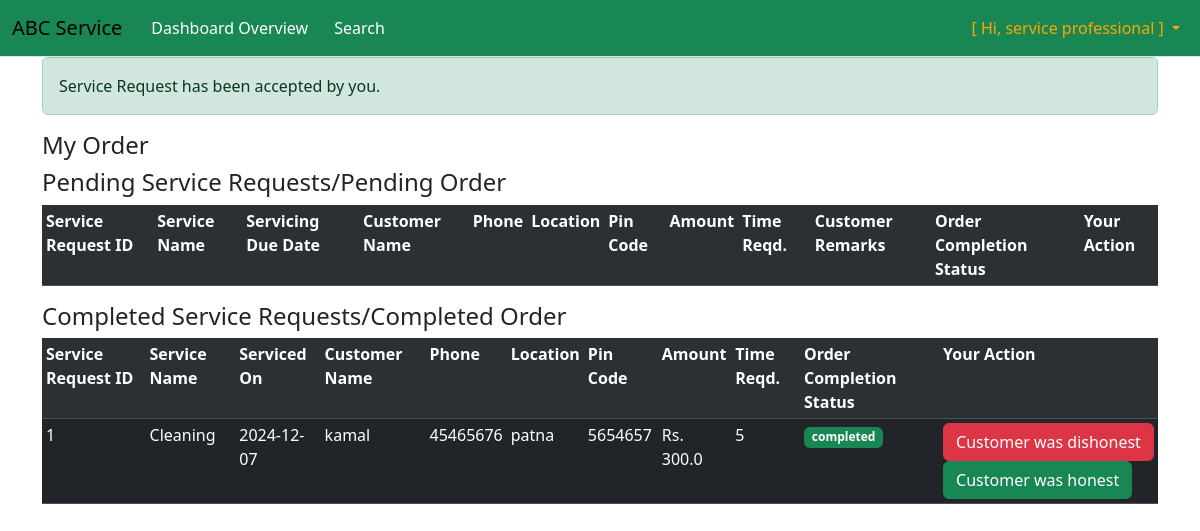
The page /accept_service_request_route/1 (signed in) on the database its author committed.
### backend_dir/model.py (models this page shows)
class clsServiceRequests(db.Model):
    __tablename__ = 'tblServiceRequests'
    service_request_id_col = db.Column(db.Integer, primary_key=True, autoincrement=True)
    customer_id_col = db.Column(db.Integer, db.ForeignKey('tblCustomers.customer_id_col'), nullable=False)
    service_professional_id_col=db.Column(db.Integer, db.ForeignKey('tblServiceProfessionals.serviceProfessional_id_col'), nullable=False)
    service_id_col = db.Column(db.Integer, db.ForeignKey('tblServices.service_id_col'), nullable=False)
    date_of_service_wanted_col = db.Column(db.String, nullable=False)
    completion_status_col = db.Column(db.String(50), default='not completed')  # Pending, In Progress, Completed
    customers_remarks_instruction_col = db.Column(db.Text, nullable=True)
    is_accepted_by_service_professional_col=db.Column(db.Boolean)
    customers_table = db.relationship(
                                        "clsCustomers",
                                        back_populates="service_requests_table",
                                        uselist=False,
                                        lazy=True,
                                        cascade="all"
                                    )
    services_table = db.relationship(
                                        "clsServices",
                                        back_populates="service_requests_table",
                                        uselist=False,
                                        lazy=True,
                                        cascade="all"
                                    )
    service_professionals_table = db.relationship(
                                        "clsServiceProfessionals",
                                        back_populates="service_requests_table",
                                        uselist=False,
                                        lazy=True,
                                        cascade="all"
                                    )
    review_rating_table = db.relationship(
                                            'clsReviewRating',
                                            back_populates='service_request_table',
                                            lazy=True,
                                            uselist=True  # Allow multiple reviews for each service request
                                        )

class clsServices(db.Model):
    __tablename__ = 'tblServices'
    service_id_col = db.Column(db.Integer, primary_key=True, autoincrement=True)
    service_name_col = db.Column(db.String(150), nullable=False, unique=True)
    base_price_col = db.Column(db.Float, nullable=False)
    time_required_col = db.Column(db.Integer)
    description_col = db.Column(db.Text)
    service_professional_table = db.relationship(
                                                    "clsServiceProfessionals",
                                                    back_populates="services_table",
                                                    uselist=False, # forces 1-to-1
                                                    lazy=True,
                                                    cascade="all"
                                                )
    cart_table = db.relationship(
                                    "clsCart",
                                    back_populates="services_table",  # Link to the services_table in clsCart
                                    lazy=True,
                                    uselist=True,
                                    cascade="all"
                                )
    service_requests_table = db.relationship(
                                                "clsServiceRequests",
                                                back_populates="services_table",
                                                uselist=False,
                                                cascade="all",
                                                lazy=True
                                            )

class clsUsers(db.Model):
    __tablename__ = 'tblUsers'
    user_id_col = db.Column(db.Integer, primary_key=True, autoincrement=True)
    user_name_col = db.Column(db.String, nullable=False)
    email_col = db.Column(db.String, unique=True, nullable=False)
    password_col = db.Column(db.String, nullable=False)
    user_type_col = db.Column(db.String, nullable=False)  # e.g., 'admin', 'customer', 'service_professional'
    date_registered_col = db.Column(db.String)
    block_status_col = db.Column(db.String(50), nullable=False, default='unblocked/active')
    customer_table = db.relationship(
                                        "clsCustomers",
                                        cascade="all", #If a  record of clsUsers is deleted, the associated  record in clsCustomers will also be deleted automatically,
                                        back_populates="users_table",   # if you have a clsCustomers object, you can access the associated clsUsers object using customer.users_table).
                                        uselist=False, #one-to-one relationship a record in clsUsers can have only 1 record in clsCustomers
                                        lazy=True
                                    )
    service_professional_table = db.relationship(
                                                    "clsServiceProfessionals",
                                                    cascade="all",
                                                    back_populates="users_table",   # Enables access to the associated clsUsers record as service_professional.user
                                                    uselist=False,
                                                    lazy=True
                                                )
    block_history_table = db.relationship('clsBlockHistory', backref='users_table', lazy=True)

class clsCustomers(db.Model):
    __tablename__ = 'tblCustomers'
    customer_id_col = db.Column(db.Integer, primary_key=True, autoincrement=True)
    user_id_col = db.Column(db.Integer, db.ForeignKey('tblUsers.user_id_col'), unique=True)
    phone_col = db.Column(db.String, nullable=False)  # Phone stored as a string to include country codes or leading zeros
    location_col = db.Column(db.String(150))
    pin_col = db.Column(db.Integer)
    wage_theft_count_col = db.Column(db.Integer, default=0)
    users_table = db.relationship(
                                    "clsUsers",
                                    back_populates="customer_table",
                                    lazy=True,
                                    cascade="save-update",
                                    uselist=False
                                )
    cart_table = db.relationship(
                                    "clsCart",
                                    back_populates="customers_table",  # back_populates used here to link to cart_items_table in clsCart
                                    lazy=True,
                                    cascade="save-update"
                                )
    service_requests_table = db.relationship(
                                        "clsServiceRequests",
                                        back_populates="customers_table",
                                        uselist=False,
                                        cascade="save-update",
                                        lazy=True
                                    )
    review_rating_table = db.relationship(
        'clsReviewRating',
        back_populates='customer_table',
        lazy=True,
        uselist=True  # Allow multiple reviews from the same customer
    )

### backend_dir/controllers.py (the view, shortened to what this page needs)
@myApp.route('/accept_service_request_route/<int:service_request_id>',methods=['GET'])
def accept_order(service_request_id):
    if 'user_id_session' not in session and session['user_type_session'] != 'service professional':
        message = "Please log in to proceed."
        return render_template('login.html', message=message)
    else:
        target_service_request = db.session.query(clsServiceRequests).filter(clsServiceRequests.service_request_id_col==service_request_id).first()
        if target_service_request:
            target_service_request.is_accepted_by_service_professional_col =True
            db.session.commit()
            user_id=session['user_id_session']
            service_professional_id=db.session.query(clsServiceProfessionals.serviceProfessional_id_col).filter(clsServiceProfessionals.user_id_col==user_id).scalar()
            message="Service Request has been accepted by you."
            return render_template('serviceProfessional_dir/orders.html', message=message,service_request_result_list=fun_get_all_service_request_in_ascending_date(service_professional_id))

### backend_dir/controllers.py (called while the page is built)
def fun_get_all_service_request_in_ascending_date(service_professional_id):
    from sqlalchemy import asc
    service_request_result_list = db.session.query(clsServiceRequests).filter(clsServiceRequests.service_professional_id_col==service_professional_id).order_by(asc(clsServiceRequests.date_of_service_wanted_col)).all()
    return service_request_result_list

### templates/serviceProfessional_dir/orders.html (shortened to what this page needs)
{%extends "serviceProfessional_dir/service_professional_layout.html" %}
{%block content%}
<div class="container">
    {%if message %}
        <div class="alert alert-success" role="alert">{{message}}</div>
    {%endif%}
  <h4>My Order</h4>
  <h4>Pending Service Requests/Pending Order</h4>
    {% if service_request_result_list %}
        <table class="table table-striped table-dark table-sm table-hover">
            <tr>
                <th>Service Request ID</th>
                <th>Service Name</th>
                <th>Servicing Due Date</th>
                <th>Customer Name</th>
                <th>Phone</th>
                <th>Location</th>
                <th>Pin Code</th>
                <th>Amount</th>
                <th>Time Reqd.</th>
                <th>Customer Remarks</th>
                <th>Order Completion Status</th>
                <th>Your Action</th>
            </tr>
        </table>
        <h4>Completed Service Requests/Completed Order</h4>
        <table class="table table-striped table-dark table-sm table-hover">
            <tr>
                <th>Service Request ID</th>
                <th>Service Name</th>
                <th>Serviced On</th>
                <th>Customer Name</th>
                <th>Phone</th>
                <th>Location</th>
                <th>Pin Code</th>
                <th>Amount</th>
                <th>Time Reqd.</th>
                <th>Order Completion Status</th>
                <th>Your Action</th>
            </tr>
                {% for service_request in service_request_result_list %}
                    {% if service_request.completion_status_col=="completed": %}
                        <tr>
                            <td>{{service_request.service_request_id_col}}</td>
                            <td>{{service_request.services_table.service_name_col}} </td>
                            <td>{{service_request.date_of_service_wanted_col}}</td>
                            <td>{{service_request.customers_table.users_table.user_name_col}}</td>
                            <td>{{service_request.customers_table.phone_col}}</td>
                            <td>{{service_request.customers_table.location_col}}</td>
                            <td>{{service_request.customers_table.pin_col}}</td>
                            <td>Rs. {{service_request.services_table.base_price_col}}</td>
                            <td>{{service_request.services_table.time_required_col}}</td>
                            <td><span class="badge text-bg-success">{{service_request.completion_status_col}}</span></td>
                            <td>
                                <a href="/make_wage_theft_route/{{service_request.service_request_id_col}}" class="btn btn-danger">Customer was dishonest</a>
                                <a href="/donot_make_wage_theft_route/{{service_request.service_request_id_col}}" class="btn btn-success">Customer was honest</a>
                            </td>
                        </tr>
                    {%endif%}
                {%endfor%}
        </table>
    {% else %}
        <p>No orders found.</p>
    {%endif%}
</div>
{%endblock%}

### static/stylesheet/style.css (style rules this page uses)
body { margin: 0; padding: 0; }

### rows shown on the page
clsServiceRequests: service_request_id_col "1", services_table.service_name_col "Cleaning", date_of_service_wanted_col "2024-12-07", customers_table.users_table.user_name_col "kamal", customers_table.phone_col "45465676", customers_table.location_col "patna", customers_table.pin_col "5654657", services_table.base_price_col "300.0", services_table.time_required_col "5", completion_status_col "completed"

### other values the page prints
{{ session['user_type_session'] }} "service professional"
{{ message }} "Service Request has been accepted by you."
